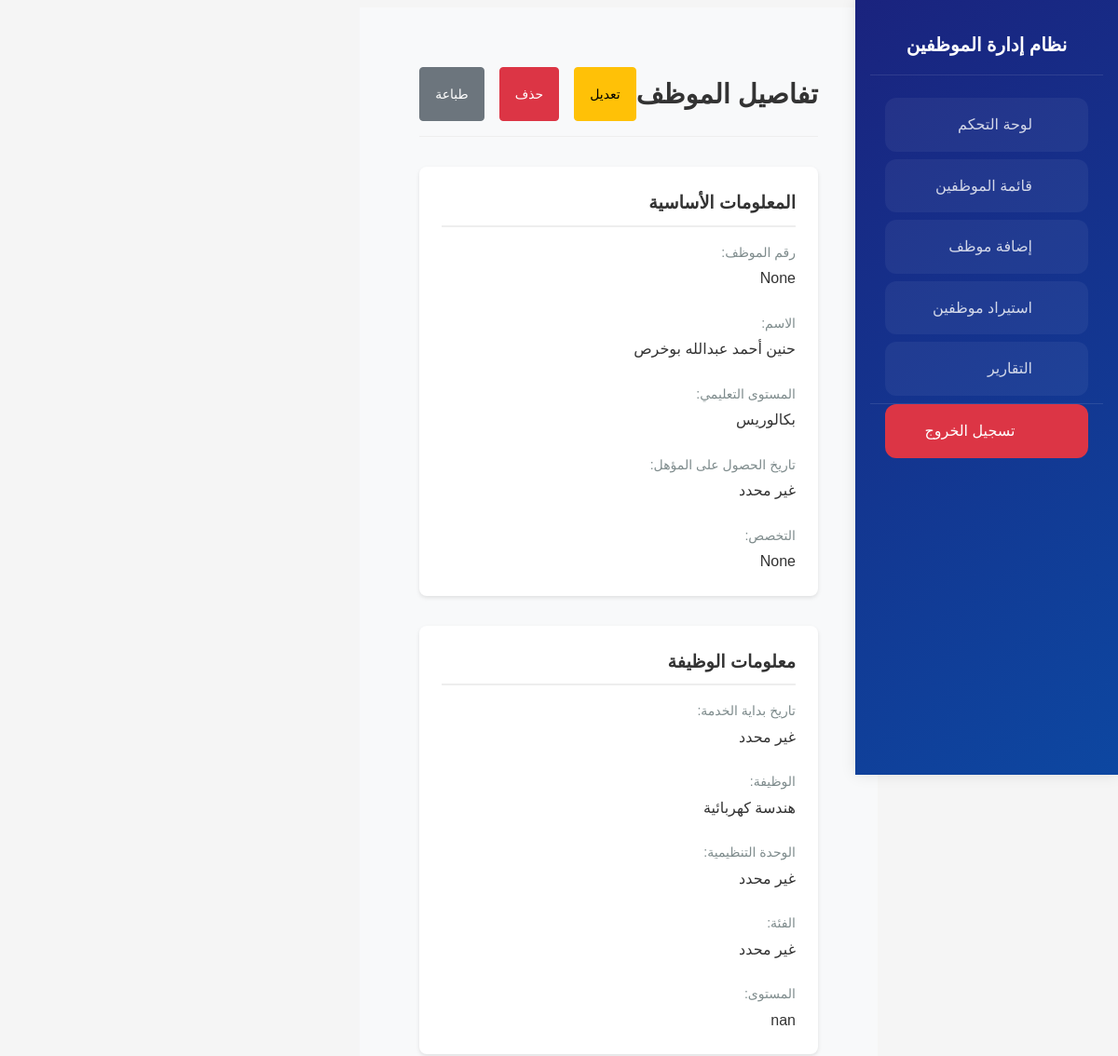
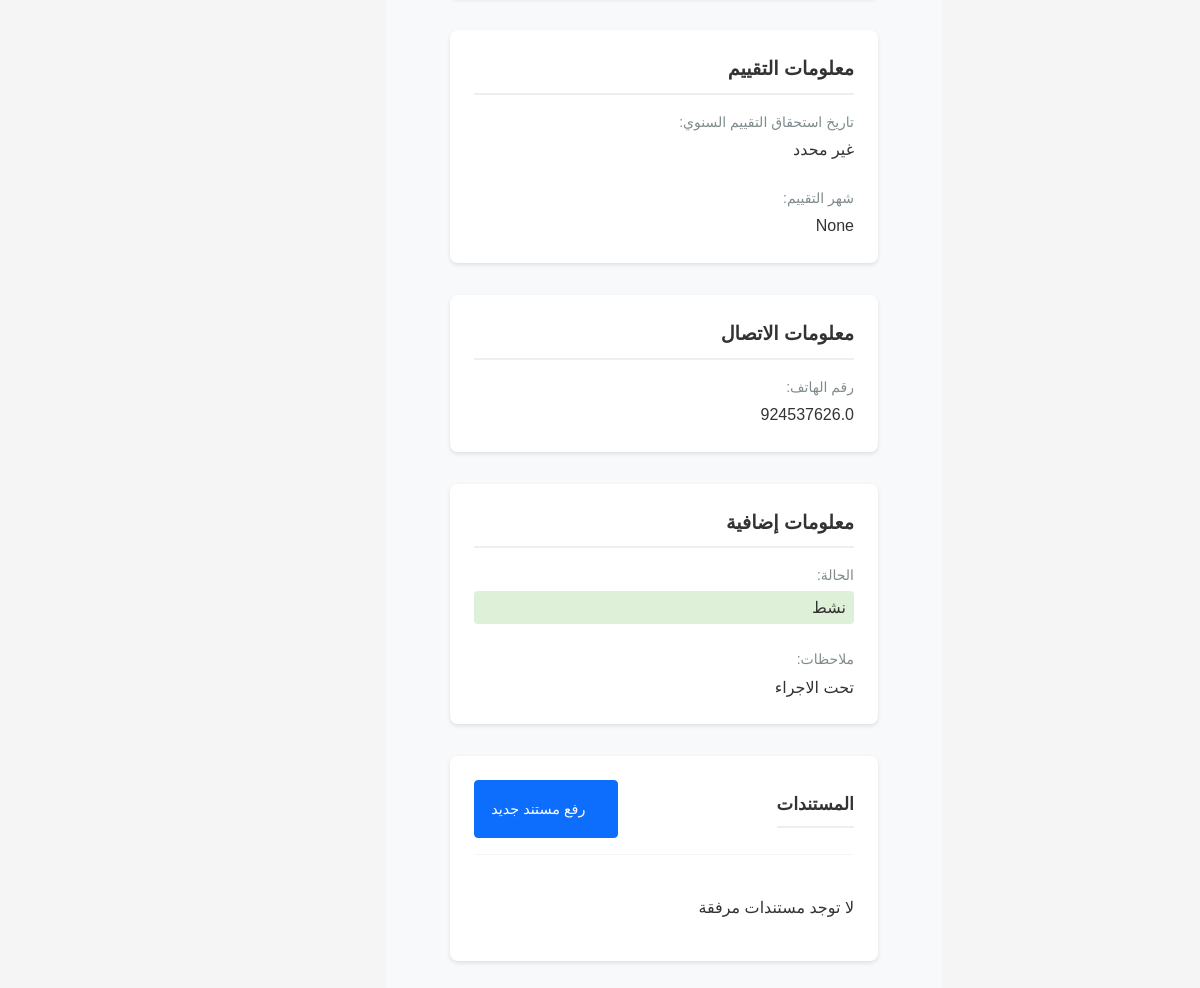
Screenshot of /employee/798/ (signed in) with the database file from the repository (2 pictures, top to bottom).
### myapp/models.py (models this page shows, shortened)
class Employee(models.Model):
    STATUS_CHOICES = [
        ('active', 'نشط'),
        ('inactive', 'غير نشط'),
        ('on_leave', 'في إجازة'),
    ]
    employee_number = models.CharField(max_length=20, verbose_name="رقم الموظف", unique=True)
    name = models.CharField(max_length=200, verbose_name="الاسم")
    educational_level = models.CharField(max_length=100, verbose_name="المستوى التعليمي", null=True, blank=True)
    education_date = models.DateField(verbose_name="تاريخ المؤهل", null=True, blank=True)
    specialization = models.CharField(max_length=100, verbose_name="التخصص", null=True, blank=True)
    position = models.CharField(max_length=100, verbose_name="الوظيفة", null=True, blank=True)
    organizational_unit = models.CharField(max_length=100, verbose_name="الوحدة التنظيمية", null=True, blank=True)
    job_class = models.CharField(max_length=100, verbose_name="الفئة", null=True, blank=True)
    level = models.CharField(max_length=50, verbose_name="المستوى", null=True, blank=True)
    evaluation_date = models.DateField(verbose_name="تاريخ التقييم", null=True, blank=True)
    evaluation_month = models.CharField(max_length=50, verbose_name="شهر التقييم", null=True, blank=True)
    phone = models.CharField(max_length=20, verbose_name="رقم الهاتف", null=True, blank=True)
    notes = models.TextField(verbose_name="ملاحظات", null=True, blank=True)
    status = models.CharField(max_length=20, choices=STATUS_CHOICES, default='active', verbose_name="الحالة")
    created_at = models.DateTimeField(auto_now_add=True)
    updated_at = models.DateTimeField(auto_now=True)
    class Meta:
        verbose_name = "موظف"
        verbose_name_plural = "الموظفين"
        ordering = ['name']

### myapp/views.py (the view)
# urls.py: path('employee/<int:employee_id>/', views.employee_detail, name='employee_detail'),
@login_required
def employee_detail(request, employee_id):
    employee = get_object_or_404(Employee, id=employee_id)
    document_form = DocumentUploadForm()
    context = {
        'employee': employee,
        'document_form': document_form
    }
    return render(request, 'employee_detail.html', context)

### myapp/templates/employee_detail.html (shortened to what this page needs)
{% extends 'base.html' %}
{% load static %}
{% block content %}
<div class="employee-detail-container">
    <header class="detail-header">
        <h2>تفاصيل الموظف</h2>
        <div class="header-actions">
            <a href="{% url 'edit_employee' employee.id %}" class="btn btn-warning">تعديل</a>
            <button class="btn btn-danger" onclick="deleteEmployee({{ employee.id }})">حذف</button>
            <button class="btn btn-secondary" onclick="window.print()">طباعة</button>
        </div>
    </header>
    <div class="detail-content">
        <div class="detail-section">
            <h3>المعلومات الأساسية</h3>
            <div class="detail-grid">
                <div class="detail-item">
                    <span class="label">رقم الموظف:</span>
                    <span class="value">{{ employee.employee_number }}</span>
                </div>
                <div class="detail-item">
                    <span class="label">الاسم:</span>
                    <span class="value">{{ employee.name }}</span>
                </div>
                <div class="detail-item">
                    <span class="label">المستوى التعليمي:</span>
                    <span class="value">{{ employee.educational_level }}</span>
                </div>
                <div class="detail-item">
                    <span class="label">تاريخ الحصول على المؤهل:</span>
                    <span class="value">{{ employee.education_date|date:"Y/m/d"|default:"غير محدد" }}</span>
                </div>
                <div class="detail-item">
                    <span class="label">التخصص:</span>
                    <span class="value">{{ employee.specialization }}</span>
                </div>
            </div>
        </div>
        <div class="detail-section">
            <h3>معلومات الوظيفة</h3>
            <div class="detail-grid">
                <div class="detail-item">
                    <span class="label">تاريخ بداية الخدمة:</span>
                    <span class="value">{{ employee.start_date|date:"Y/m/d"|default:"غير محدد" }}</span>
                </div>
                <div class="detail-item">
                    <span class="label">الوظيفة:</span>
                    <span class="value">{{ employee.position }}</span>
                </div>
                <div class="detail-item">
                    <span class="label">الوحدة التنظيمية:</span>
                    <span class="value">{{ employee.organizational_unit }}</span>
                </div>
                <div class="detail-item">
                    <span class="label">الفئة:</span>
                    <span class="value">{{ employee.job_class }}</span>
                </div>
                <div class="detail-item">
                    <span class="label">المستوى:</span>
                    <span class="value">{{ employee.level }}</span>
                </div>
            </div>
        </div>
        <div class="detail-section">
            <h3>معلومات التقييم</h3>
            <div class="detail-grid">
                <div class="detail-item">
                    <span class="label">تاريخ استحقاق التقييم السنوي:</span>
                    <span class="value">{{ employee.evaluation_date|date:"Y/m/d"|default:"غير محدد" }}</span>
                </div>
                <div class="detail-item">
                    <span class="label">شهر التقييم:</span>
                    <span class="value">{{ employee.evaluation_month }}</span>
                </div>
            </div>
        </div>
        <div class="detail-section">
            <h3>معلومات الاتصال</h3>
            <div class="detail-grid">
                <div class="detail-item">
                    <span class="label">رقم الهاتف:</span>
                    <span class="value">{{ employee.phone|default:"غير محدد" }}</span>
                </div>
            </div>
        </div>
        <div class="detail-section">
            <h3>معلومات إضافية</h3>
            <div class="detail-grid">
                <div class="detail-item">
                    <span class="label">الحالة:</span>
                    <span class="value status-badge status-{{ employee.status }}">
                        {{ employee.get_status_display }}
                    </span>
                </div>
                <div class="detail-item full-width">
                    <span class="label">ملاحظات:</span>
                    <span class="value">{{ employee.notes|default:"لا توجد ملاحظات" }}</span>
                </div>
            </div>
        </div>
        <div class="detail-section">
            <div class="section-header d-flex justify-content-between align-items-center">
                <h3>المستندات</h3>
                <a href="{% url 'upload_document' employee.id %}" class="btn btn-primary">
                    رفع مستند جديد
                </a>
            </div>
            <div class="documents-list">
                {% if employee.documents.exists %}
                    {% for doc in employee.documents.all %}
                    <div class="document-item">
                        <span class="document-title">{{ doc.title }}</span>
                        <div class="document-actions">
                            <a href="{{ doc.document.url }}" class="btn btn-sm btn-info" target="_blank">
                                <i class="fas fa-eye"></i>
                                عرض
                            </a>
                            <button class="btn btn-sm btn-danger" onclick="deleteDocument({{ doc.id }})">
                                <i class="fas fa-trash"></i>
                                حذف
                            </button>
                        </div>
                    </div>
                    {% endfor %}
                {% else %}
                    <p class="text-muted">لا توجد مستندات مرفقة</p>
                {% endif %}
            </div>
        </div>
    </div>
</div>
{% endblock %}

### myapp/templates/base.html (shortened to what this page needs)
{% load static %}
<!DOCTYPE html>
<html lang="ar" dir="rtl">
<head>
    <link rel="stylesheet" href="{% static 'css/style.css' %}">
</head>
<body>
    <div class="dashboard-wrapper">
        <nav class="sidebar">
            <div class="sidebar-header">
                <h3>نظام إدارة الموظفين</h3>
            </div>
            <nav class="sidebar-nav">
                <ul>
                    <li>
                        <a href="{% url 'dashboard' %}" class="{% if request.resolver_match.url_name == 'dashboard' %}active{% endif %}">
                            <span>لوحة التحكم</span>
                        </a>
                    </li>
                    <li>
                        <a href="{% url 'employee_list' %}" class="{% if request.resolver_match.url_name == 'employee_list' %}active{% endif %}">
                            <span>قائمة الموظفين</span>
                        </a>
                    </li>
                    <li>
                        <a href="{% url 'add_employee' %}" class="{% if request.resolver_match.url_name == 'add_employee' %}active{% endif %}">
                            <span>إضافة موظف</span>
                        </a>
                    </li>
                    <li>
                        <a href="{% url 'import_employees' %}" class="{% if request.resolver_match.url_name == 'import_employees' %}active{% endif %}">
                            <span>استيراد موظفين</span>
                        </a>
                    </li>
                    <li>
                        <a href="{% url 'reports' %}" class="{% if request.resolver_match.url_name == 'reports' %}active{% endif %}">
                            <span>التقارير</span>
                        </a>
                    </li>
                    {% if user.is_authenticated %}
                    <li class="logout-item">
                        <a href="{% url 'logout' %}">
                            <span>تسجيل الخروج</span>
                        </a>
                    </li>
                    {% endif %}
                </ul>
            </nav>
        </nav>
        <main class="main-content">
            {% block content %}{% endblock %}
        </main>
    </div>
</body>
</html>

### rows the page displays
Employee: employee_number "None", name "حنين أحمد عبدالله بوخرص", educational_level "بكالوريس", education_date "غير محدد", specialization "None", position "هندسة كهربائية", organizational_unit "غير محدد", job_class "غير محدد", level "nan", evaluation_date "غير محدد", evaluation_month "None", phone "924537626.0", status "نشط", notes "تحت الاجراء"

### other values shown
{{ employee.start_date|date:"Y/m/d"|default:"غير محدد" }} "غير محدد"
